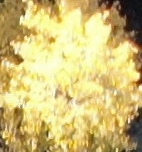
#> input picture template.JPG, 142 x 152 px
$ python -i TreeCount.py   (imports and definitions only)   (older library calls are emulated)
#> lines starting #> are read from the running program, lines starting #| are printed output that depends on the picture; after the words box and inside, x2 and y2 are one past the last pixel; in counts of white or black regions, pixels touching at a corner belong together
#> further down, picture is the input picture: shape (152, 142, 3); mean B, G, R 119.2, 189.3, 208.2
import cv2
import numpy as np
import matplotlib.pyplot as plt
from skimage import filters
import numpy as np

class TreeCount:
    def __init__(self):
        self.img = None

    # method to count total number of tree from a image

    def getTotalTreeCount(self, img):
        self.img = img
        # BGR to HSV convertion
        '''
        We need the V channel of HSV image for further steps
        '''
        hsvImage = cv2.cvtColor(img, cv2.COLOR_BGR2HSV)
#> hsvImage: shape (152, 142, 3); mean H, S, V 26.2, 113.2, 208.5

        # Applying OTSU thresholding on HSV image with range 120 - 210
        _, binary_image = cv2.threshold(hsvImage[:, :, 2], 120, 210, cv2.THRESH_BINARY | cv2.THRESH_OTSU)
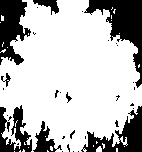
#> binary_image: shape (152, 142); values 0 (black) and 210 (white), 73.7% white; 33 black regions (25 under 20 px), largest, box (x1, y1, x2, y2) and area: (84, 0, 142, 88) 1763, (0, 0, 31, 65) 1245, (81, 106, 142, 152) 1155
        # Applying median filter to remove some noise from the binary image
        denoisedImage = filters.median(binary_image, selem=np.ones((5, 5)))
#> denoisedImage: shape (152, 142); values 0 (black) and 210 (white), 74% white; 11 black regions (4 under 20 px), largest, box (x1, y1, x2, y2) and area: (86, 0, 142, 86) 1767, (0, 0, 30, 64) 1277, (84, 106, 142, 152) 1184

        binary_image = denoisedImage

        # 4x4 kernel to do morphological closing to make the regions of interests - trees more dominant
        kernel = np.ones((4, 4), dtype='uint8')
        morph_closed_image = cv2.morphologyEx(binary_image, cv2.MORPH_CLOSE, kernel)
#> morph_closed_image: shape (152, 142); values 0 (black) and 210 (white), 74.7% white; 8 black regions (1 under 20 px), largest, box (x1, y1, x2, y2) and area: (88, 0, 142, 75) 1691, (0, 0, 31, 65) 1353, (85, 108, 142, 152) 1064

        # Applying distance transfrom for more accuracy
        dist_transform_image = cv2.distanceTransform(morph_closed_image, cv2.DIST_L2, cv2.DIST_MASK_PRECISE)
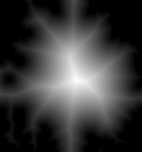
#> dist_transform_image: shape (152, 142) float32; min 0, max 55.47, mean 12.9; drawn with min black and max white

        # Applying padding to the image
        border_size = 25
        dist_border = cv2.copyMakeBorder(dist_transform_image, border_size, border_size, border_size, border_size,
                                cv2.BORDER_CONSTANT | cv2.BORDER_ISOLATED, 0)


        # Using Temple matching technique
        '''
        I cropped a tree portion from given image for template matching
        '''
        gap = 8

        template_file = cv2.imread('./template.JPG')
        template_file = cv2.resize(template_file, (64, 64))
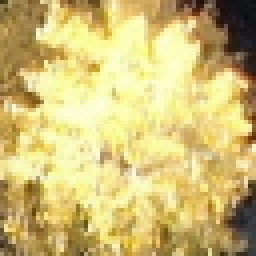
#> template_file: shape (64, 64, 3) (shown 4 times larger); mean B, G, R 119.1, 189.3, 208.2
        # converting template image BGR to HSV
        template_file = cv2.cvtColor(template_file, cv2.COLOR_BGR2HSV)
#> template_file: shape (64, 64, 3); mean H, S, V 26.1, 112.9, 208.4

        _, kernel2 = cv2.threshold(template_file[:, :, 2], 120, 210, cv2.THRESH_BINARY | cv2.THRESH_OTSU)
#> kernel2: shape (64, 64); values 0 (black) and 210 (white), 73.2% white; 21 black regions (15 under 20 px), largest, box (x1, y1, x2, y2) and area: (38, 0, 64, 37) 344, (0, 0, 14, 27) 235, (37, 45, 64, 64) 227, (0, 44, 14, 64) 150, (15, 51, 25, 64) 65, (15, 0, 26, 6) 34

        # Applying median filtering on the tree teamplate
        denoisedImage = filters.median(kernel2, selem=np.ones((5, 5)))
#> denoisedImage: shape (64, 64); values 0 (black) and 210 (white), 73.7% white; 5 black regions, box (x1, y1, x2, y2) and area: (40, 0, 64, 36) 341, (38, 45, 64, 64) 243, (0, 0, 12, 26) 237, (0, 45, 25, 64) 226, (16, 0, 26, 4) 29
        kernel2 = denoisedImage

        for i in range(len(kernel2)):
            for j in range(len(kernel2[i])):
                if kernel2[i][j] != 0:
                    kernel2[i][j] = 1
#> this loop made 64 passes

        # Applying padding to template image
        kernel2 = cv2.copyMakeBorder(kernel2, gap, gap, gap, gap, cv2.BORDER_CONSTANT | cv2.BORDER_ISOLATED, 0)
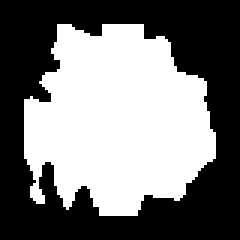
#> kernel2: shape (80, 80) (shown 3 times larger); values 0 (black) and 1 (white), 47.2% white; 1 white region, box (x1, y1, x2, y2) and area: (8, 8, 72, 72) 3020

        # Applying distance transform on the template image
        dist_trans_template = cv2.distanceTransform(kernel2, cv2.DIST_L2, cv2.DIST_MASK_PRECISE)
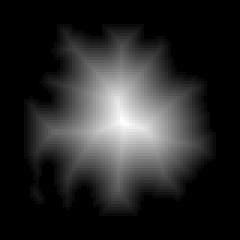
#> dist_trans_template: shape (80, 80) float32 (shown 3 times larger); min 0, max 25, mean 4; drawn with min black and max white

        # Matching template image on the output of distance transform image of main input image
        template_matched = cv2.matchTemplate(dist_border, dist_trans_template, cv2.TM_CCOEFF_NORMED)
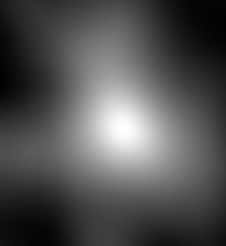
#> template_matched: shape (123, 113) float32 (shown 2 times larger); min -0.265, max 0.845, mean 0.0932; drawn with min black and max white

        # Applying thresholding on the template matched image
        _, peaks = cv2.threshold(template_matched, 0.10, 0.60, cv2.THRESH_BINARY)
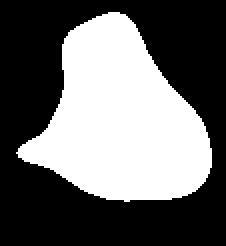
#> peaks: shape (123, 113) float32 (shown 2 times larger); values 0 (black) and 0.6 (white), 40.7% white; 1 white region, box (x1, y1, x2, y2) and area: (8, 6, 106, 101) 5659

        # Going with the peak value of the template matched image
        peaksMatched = cv2.convertScaleAbs(peaks)
#> peaksMatched: shape (123, 113); values 0 (black) and 1 (white), 40.7% white; 1 white region

        # Finding the contours in the peaks
        contours, _  = cv2.findContours(peaksMatched, cv2.RETR_CCOMP, cv2.CHAIN_APPROX_SIMPLE)
#> contours = 1 contour; box (x1, y1, x2, y2) and area: (8, 6, 106, 101) 5523
        peaksMatched = cv2.convertScaleAbs(peaks)

        # count the contours
        count = 0
        for i in range(len(contours)):
            if cv2.contourArea(contours[i]) < 150:
                continue
            count += 1
#> this loop made 1 pass
#> count on pass 1: 1
#> after the loop, count = 1

        return count

>>> import cv2
>>> picture = cv2.imread('template.JPG')
>>> result = TreeCount().getTotalTreeCount(picture)
#> result = 1
